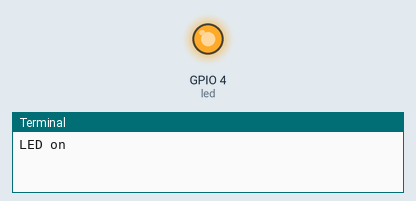
Simulated run of this program. Board: Raspberry Pi (BCM pin numbers). Parts: output pins drawn as LEDs (lit = HIGH), the last lines printed to the terminal. At 5.0 s the program stops and its outputs stay as they are.

Above: at 0.1 s.
At 5.1 s:
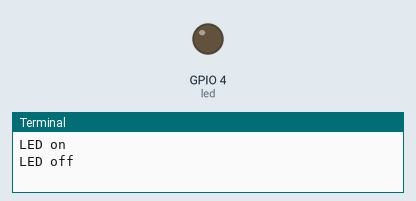
Timing chart, 0 to 6.5 s (numbered marks = the images above):
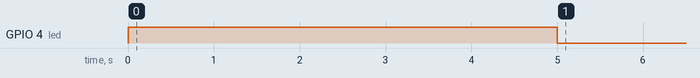

Measured:
- by itself, GPIO 4 (led): LOW → HIGH at 0.00 s, → LOW 5.0 s later

The program:

myLEDon.py
```python
#!/bin/python3

# From https://raspberrytips.com/raspberry-pi-gpio-pins/

#import libraries
import RPi.GPIO as GPIO
import time

#GPIO Basic initialization
GPIO.setmode(GPIO.BCM)
GPIO.setwarnings(False)

#Use a variable for the  Pin to use
#If you followed my pictures, it's port 7 => BCM 4
led = 4

#Initialize your pin
GPIO.setup(led,GPIO.OUT)

#Turn on the LED
print ("LED on")
GPIO.output(led,1)

#Wait 5s
time.sleep(5)

#Turn off the LED
print ("LED off")
GPIO.output(led,0)
```
